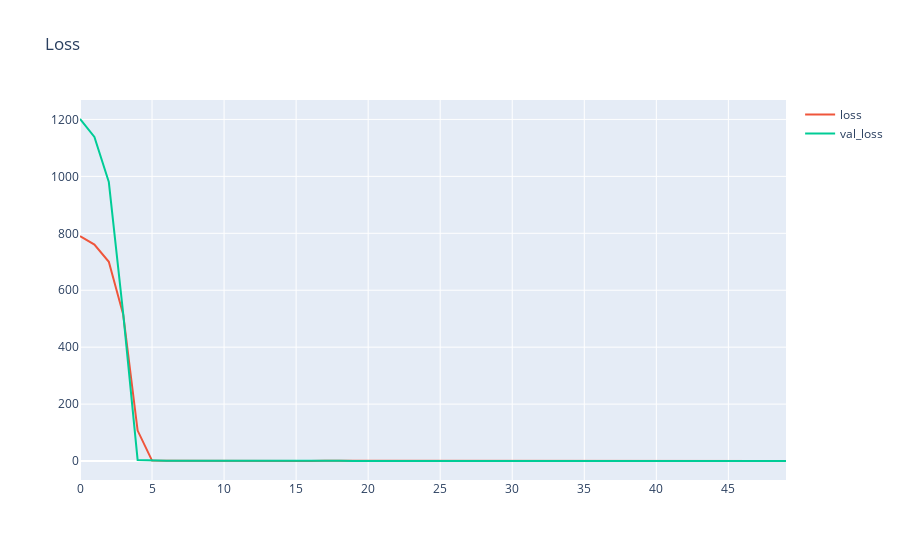

The code cell stored with this chart in its notebook:
### Code cell
fig = px.line(title='Loss')
fig.add_scatter(y=history.history['loss'], name='loss')
fig.add_scatter(y=history.history['val_loss'], name='val_loss')
fig.show()

### Figure 1 — Plotly figure (JSON) as saved in the notebook; plotly's stock layout.template omitted (floating-point values rounded to 4 significant figures)
{"data": [{"hovertemplate": "<extra></extra>", "legendgroup": "", "line": {"color": "#636efa", "dash": "solid"}, "marker": {"symbol": "circle"}, "mode": "lines", "name": "", "orientation": "v", "showlegend": false, "type": "scatter", "xaxis": "x", "yaxis": "y"}, {"name": "loss", "type": "scatter", "y": [789.8, 760.3, 699.8, 514.5, 107.0, 1.526, 0.9788, 0.713, 0.6014, 0.7099, 0.6656, 0.6951, 0.7024, 0.6552, 0.5699, 0.5771, 0.5522, 0.6062, 0.5288, 0.4957, 0.5512, 0.5798, 0.5337, 0.4914, 0.4643, 0.5029, 0.5092, 0.447, 0.4562, 0.5555, 0.5653, 0.4432, 0.438, 0.4385, 0.5774, 0.3809, 0.3984, 0.3587, 0.3656, 0.5302, 0.5288, 0.3974, 0.4394, 0.5232, 0.4106, 0.3915, 0.4157, 0.3311, 0.3175, 0.3692]}, {"name": "val_loss", "type": "scatter", "y": [1202.0, 1139.0, 980.0, 517.2, 3.924, 1.727, 0.9733, 0.7755, 0.9645, 0.6861, 0.8344, 1.006, 0.9307, 0.7326, 0.5681, 0.6033, 0.7285, 0.7463, 0.6205, 0.4981, 0.5189, 0.8959, 0.3945, 0.3561, 0.2965, 0.5107, 0.6641, 0.5568, 0.5225, 1.732, 0.3125, 0.2818, 0.2378, 0.5597, 0.3315, 0.139, 0.2413, 0.1635, 0.9037, 0.531, 0.2789, 0.2704, 0.1945, 0.5289, 0.5718, 0.1749, 0.7609, 0.2769, 0.2116, 0.164]}], "layout": {"legend": {"tracegroupgap": 0}, "title": {"text": "Loss"}, "xaxis": {"anchor": "y", "domain": [0, 1]}, "yaxis": {"anchor": "x", "domain": [0, 1]}}}
